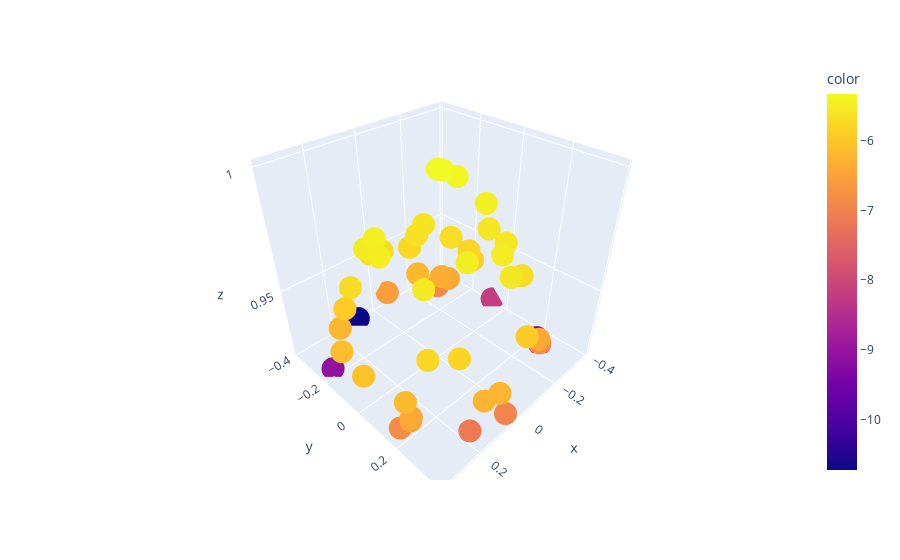

Source (notebook cell):
### Code cell
device = torch.device('cpu')
N = 50
ray_mask = torch.ones((1, N), device=device, dtype=bool)
roughness = torch.tensor(0.20)
normal = torch.tensor([0, 0, 1.0], device=device).reshape(1, 3)
viewdir = torch.tensor([0, 0, 1.0], device=device).reshape(1, 3)
sampler = CosineLobeSampler(512)
# sampler = GGXSampler(512)
L, basis = sampler.sample(None, viewdir, normal, roughness, roughness, ray_mask)
H = normalize(L + normal)
mipval = sampler.calculate_mipval(H, viewdir, normal, ray_mask, roughness, torch.eye(3).reshape(1, 3, 3))
ic(L.min())

h = w = 512
# h = w = 2048
distortion = 1
saTexel = distortion / h / w
num_pixels = h * w * 6
miplevel = ((mipval - math.log(saTexel)) / math.log(2))/2
miplevel = miplevel.clip(0)
res = h / 2**miplevel
ic(mipval, miplevel, math.log(saTexel*N))
# px.scatter_3d(x=L[:, 0], y=L[:, 1], z=L[:, 2], color=miplevel)
px.scatter_3d(x=L[:, 0], y=L[:, 1], z=L[:, 2], color=mipval)

### Figure 1 — Plotly figure (JSON) as saved in the notebook; plotly's stock layout.template omitted (floating-point values rounded to 4 significant figures)
{"data": [{"hovertemplate": "x=%{x}<br>y=%{y}<br>z=%{z}<br>color=%{marker.color}<extra></extra>", "legendgroup": "", "marker": {"color": [-5.332, -5.693, -6.472, -5.904, -5.696, -5.378, -6.082, -9.795, -5.781, -6.326, -5.485, -6.889, -7.107, -5.592, -5.659, -5.573, -6.933, -5.752, -6.15, -5.598, -5.929, -8.19, -5.521, -5.716, -5.525, -5.796, -5.333, -6.565, -6.221, -5.443, -9.07, -6.386, -5.472, -6.18, -6.049, -7.883, -6.196, -5.572, -10.72, -5.5, -6.831, -5.896, -5.464, -5.659, -6.218, -6.793, -5.709, -6.404, -5.785, -6.394], "coloraxis": "coloraxis", "symbol": "circle"}, "mode": "markers", "name": "", "scene": "scene", "showlegend": false, "type": "scatter3d", "x": [0, -0.2367, 0.3143, -0.1071, 0.008075, -0.1216, 0.3278, -0.3255, 0.2376, -0.2639, 0.2146, -0.2626, 0.1859, -0.2508, 0.07701, -0.08484, 0.05995, -0.117, 0.3107, -0.1406, 0.2221, -0.3854, 0.1808, -0.2476, 0.1906, -0.29, -0.007991, -0.05791, 0.1257, -0.1859, 0.3257, 0.3108, 0.07025, -0.1784, 0.3492, -0.3002, 0.2452, -0.2572, 0.09282, -0.07081, 0.3388, -0.3086, 0.184, -0.1299, 0.06796, -0.2777, 0.2186, -0.253, 0.1663, -0.2859], "y": [0, -0.1752, 0.2042, 0.3157, -0.2953, -0.03688, -0.1303, 0.2182, 0.2049, -0.2576, -0.02853, -0.2811, 0.3397, 0.08434, -0.275, 0.2432, 0.3806, -0.2849, 0.1782, -0.2264, -0.2531, -0.06839, -0.1507, 0.1697, 0.141, -0.1266, 0.01352, -0.3734, 0.3405, 0.03745, -0.2178, 0.2035, 0.1966, -0.313, 0.02111, 0.2504, -0.2654, -0.00294, -0.3808, 0.2132, 0.1803, -0.1234, -0.08814, -0.2544, 0.3563, 0.2639, -0.2031, 0.2731, 0.2669, -0.2377], "z": [1, 0.9557, 0.9271, 0.9428, 0.9554, 0.9919, 0.9357, 0.92, 0.9495, 0.9295, 0.9763, 0.923, 0.922, 0.9644, 0.9584, 0.9663, 0.9228, 0.9514, 0.9337, 0.9638, 0.9416, 0.9202, 0.9719, 0.9539, 0.9715, 0.9486, 0.9999, 0.9259, 0.9318, 0.9818, 0.92, 0.9284, 0.978, 0.9328, 0.9368, 0.9204, 0.9324, 0.9663, 0.92, 0.9744, 0.9234, 0.9431, 0.979, 0.9583, 0.9319, 0.9237, 0.9544, 0.9281, 0.9493, 0.9283]}], "layout": {"coloraxis": {"colorbar": {"title": {"text": "color"}}, "colorscale": [[0, "#0d0887"], [0.1111, "#46039f"], [0.2222, "#7201a8"], [0.3333, "#9c179e"], [0.4444, "#bd3786"], [0.5556, "#d8576b"], [0.6667, "#ed7953"], [0.7778, "#fb9f3a"], [0.8889, "#fdca26"], [1, "#f0f921"]]}, "legend": {"tracegroupgap": 0}, "margin": {"t": 60}, "scene": {"domain": {"x": [0, 1], "y": [0, 1]}, "xaxis": {"title": {"text": "x"}}, "yaxis": {"title": {"text": "y"}}, "zaxis": {"title": {"text": "z"}}}}}
